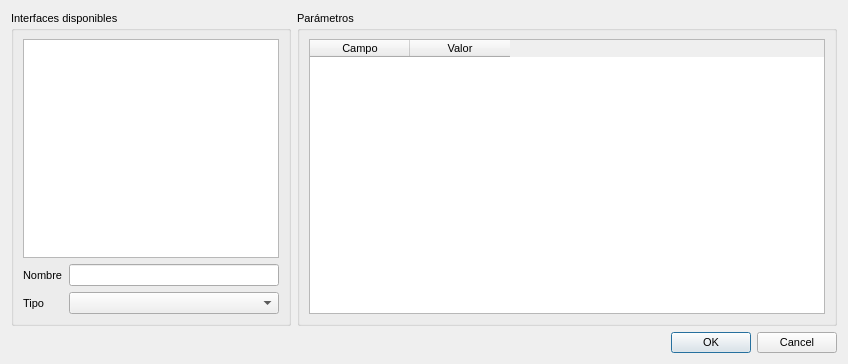
<?xml version="1.0" encoding="UTF-8"?>
<ui version="4.0">
 <class>InterfaceEditDialog</class>
 <widget class="QDialog" name="InterfaceEditDialog">
  <property name="geometry">
   <rect>
    <x>0</x>
    <y>0</y>
    <width>848</width>
    <height>364</height>
   </rect>
  </property>
  <property name="font">
   <font>
    <pointsize>8</pointsize>
   </font>
  </property>
  <property name="windowTitle">
   <string>Editor de interfaces</string>
  </property>
  <layout class="QGridLayout" name="gridLayout_2">
   <item row="0" column="0">
    <widget class="QGroupBox" name="groupBox">
     <property name="sizePolicy">
      <sizepolicy hsizetype="Maximum" vsizetype="Preferred">
       <horstretch>0</horstretch>
       <verstretch>0</verstretch>
      </sizepolicy>
     </property>
     <property name="title">
      <string>Interfaces disponibles</string>
     </property>
     <layout class="QGridLayout" name="gridLayout">
      <item row="2" column="1">
       <widget class="QComboBox" name="comboBox"/>
      </item>
      <item row="1" column="1">
       <widget class="QLineEdit" name="lineEdit"/>
      </item>
      <item row="1" column="0">
       <widget class="QLabel" name="label">
        <property name="text">
         <string>Nombre</string>
        </property>
       </widget>
      </item>
      <item row="2" column="0">
       <widget class="QLabel" name="label_3">
        <property name="text">
         <string>Tipo</string>
        </property>
       </widget>
      </item>
      <item row="0" column="0" colspan="2">
       <widget class="QListWidget" name="listWidget">
        <property name="minimumSize">
         <size>
          <width>0</width>
          <height>200</height>
         </size>
        </property>
        <property name="maximumSize">
         <size>
          <width>300</width>
          <height>16777215</height>
         </size>
        </property>
       </widget>
      </item>
     </layout>
    </widget>
   </item>
   <item row="0" column="1">
    <widget class="QGroupBox" name="groupBox_2">
     <property name="title">
      <string>Parámetros</string>
     </property>
     <layout class="QGridLayout" name="gridLayout_3">
      <item row="0" column="0">
       <widget class="QTableWidget" name="tableWidget">
        <attribute name="horizontalHeaderMinimumSectionSize">
         <number>35</number>
        </attribute>
        <column>
         <property name="text">
          <string>Campo</string>
         </property>
        </column>
        <column>
         <property name="text">
          <string>Valor</string>
         </property>
        </column>
       </widget>
      </item>
     </layout>
    </widget>
   </item>
   <item row="1" column="0" colspan="2">
    <widget class="QDialogButtonBox" name="buttonBox">
     <property name="orientation">
      <enum>Qt::Horizontal</enum>
     </property>
     <property name="standardButtons">
      <set>QDialogButtonBox::Cancel|QDialogButtonBox::Ok</set>
     </property>
    </widget>
   </item>
  </layout>
 </widget>
 <resources/>
 <connections>
  <connection>
   <sender>buttonBox</sender>
   <signal>accepted()</signal>
   <receiver>InterfaceEditDialog</receiver>
   <slot>accept()</slot>
   <hints>
    <hint type="sourcelabel">
     <x>248</x>
     <y>254</y>
    </hint>
    <hint type="destinationlabel">
     <x>157</x>
     <y>274</y>
    </hint>
   </hints>
  </connection>
  <connection>
   <sender>buttonBox</sender>
   <signal>rejected()</signal>
   <receiver>InterfaceEditDialog</receiver>
   <slot>reject()</slot>
   <hints>
    <hint type="sourcelabel">
     <x>316</x>
     <y>260</y>
    </hint>
    <hint type="destinationlabel">
     <x>286</x>
     <y>274</y>
    </hint>
   </hints>
  </connection>
 </connections>
</ui>
